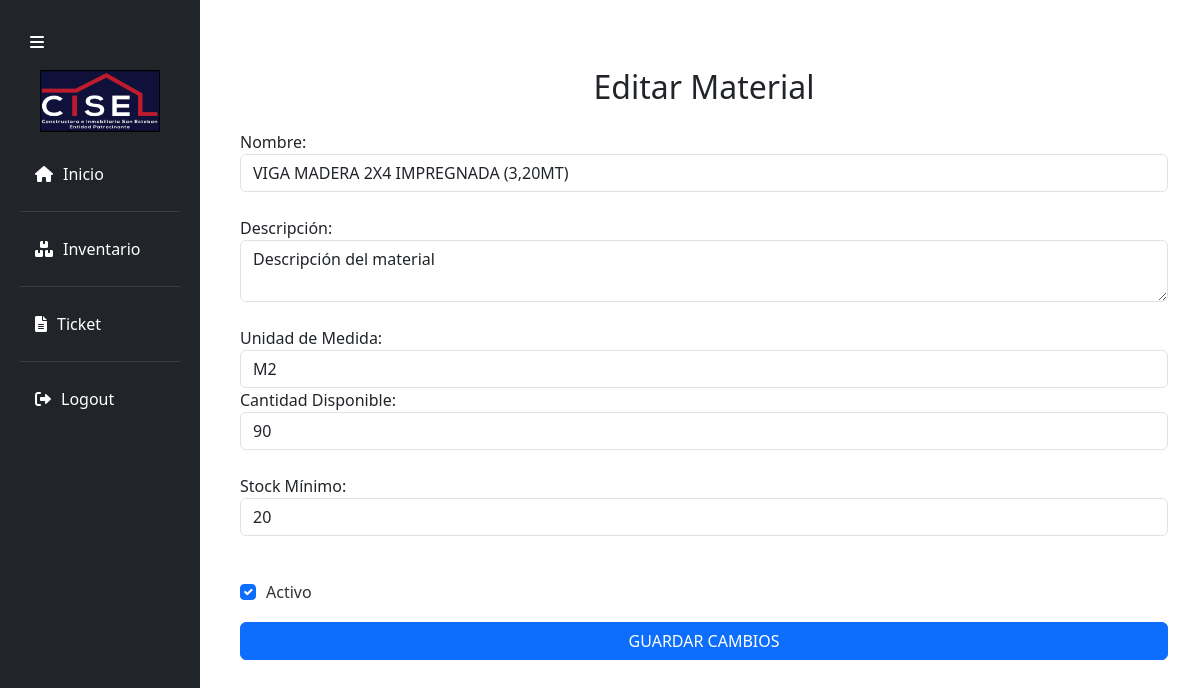
The app's page /editar_material/67/ (signed in), older data.
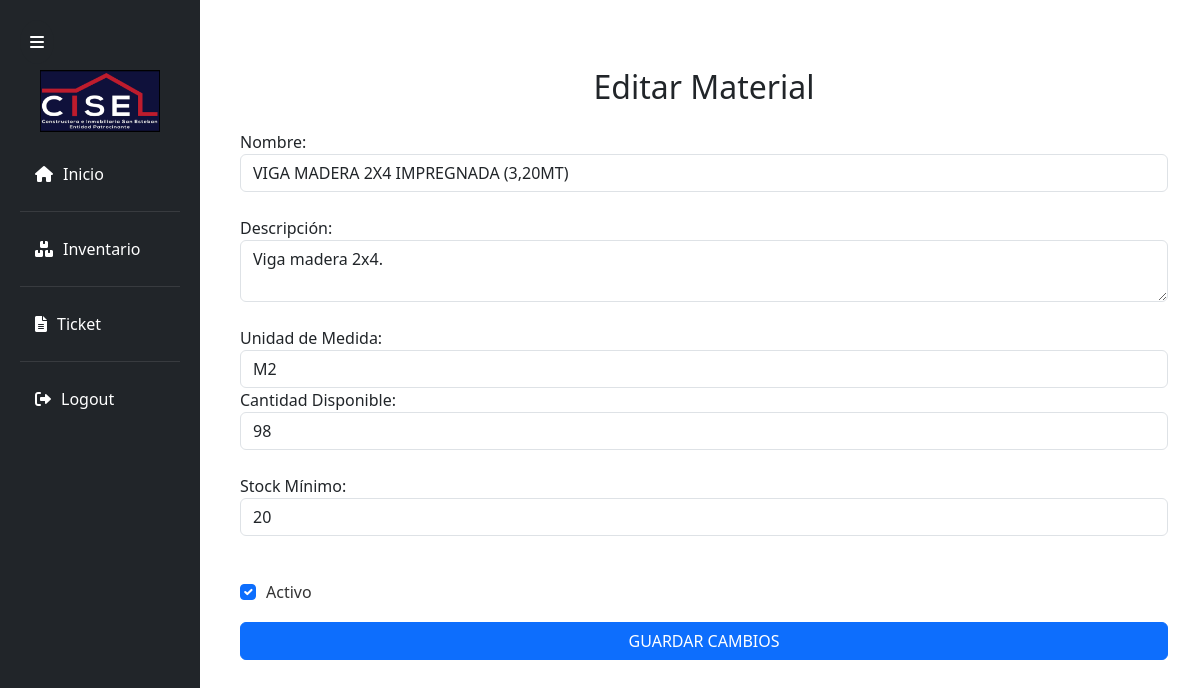
The same page, newer data.
### Polls/models.py (models this page shows, shortened)
class Material(models.Model):
    nombre = models.CharField(max_length=100)
    descripcion = models.TextField(blank=True, null=True)
    unidad_medida = models.ForeignKey('UnidadMedida', on_delete=models.CASCADE)
    cantidad_disponible = models.IntegerField()
    stock = models.IntegerField()
    activo = models.BooleanField(default=True)  # Campo para eliminación lógica

### Polls/views.py (the view)
# urls.py: path('editar_material/<int:material_id>/', views.editar_material, name='editar_material'),
@login_required
@user_passes_test(lambda u: has_role_id(u, JEFE_BODEGA), login_url='/access_denied/')
def editar_material(request, material_id):
    material_db = get_object_or_404(Material, id=material_id)
    if request.method == 'POST':
        form = MaterialForm(request.POST, instance=material_db)
        if form.is_valid():
            form.save()
            api_url = f"{settings.API_BASE_URL}/materiales/{material_id}/"
            payload = {
                "nombre": form.cleaned_data['nombre'],
                "descripcion": form.cleaned_data['descripcion'],
                "unidad_medida": form.cleaned_data['unidad_medida'].descripcion,
                "cantidad_disponible": form.cleaned_data['cantidad_disponible'],
                "stock": form.cleaned_data['stock'],
                "activo": form.cleaned_data['activo']
            }
            headers = {
                'Content-Type': 'application/json'
            }
            try:
                response = requests.patch(api_url, json=payload, headers=headers)
                if response.status_code == 200:
                    messages.success(request, 'Material actualizado correctamente en la base de datos y en la API.')
                else:
                    messages.error(request, f"Error al actualizar en la API: {response.status_code} - {response.text}")
            except requests.exceptions.RequestException as e:
                messages.error(request, f"Error al conectar con la API: {e}")
            return redirect('lista_view')
    else:
        form = MaterialForm(instance=material_db)
    return render(request, 'Modulo_usuario/InventoryView/editar.html', {
        'form': form,
        'material': material_db
    })

### Polls/forms.py
class MaterialForm(forms.ModelForm):
    class Meta:
        model = Material
        fields = ['nombre', 'descripcion', 'unidad_medida', 'cantidad_disponible', 'stock', 'activo']

### Polls/context_processors.py (called while the page is built)
def role_context(request):
    user = request.user
    if user.is_authenticated:
        return {
            'can_access_ticket': user.roles.filter(id=JEFE_BODEGA).exists() or user.roles.filter(id=JEFE_OBRA).exists(),
            'can_access_inventario': user.roles.filter(id=JEFE_BODEGA).exists() or user.roles.filter(id=JEFE_OBRA).exists(),
            'can_access_reportes': user.roles.filter(id=ADMINISTRADOR_OBRA).exists(),
            'is_administrador_obra': user.roles.filter(id=ADMINISTRADOR_OBRA).exists(),
        }
    return {}

### Polls/views.py (called while the page is built)
def has_role_id(user, role_id):
    return user.roles.filter(id=role_id).exists()

### Polls/templates/Modulo_usuario/InventoryView/editar.html (shortened to what this page needs)
{% extends 'Modulo_usuario/base/base.html' %}
{% block content %}
<div class="container my-5">
    <h2 class="text-center mb-4">Editar Material</h2>
    <form method="POST">
        <label for="nombre">Nombre:</label>
        <input type="text" id="nombre" name="nombre" class="form-control" value="{{ material.nombre }}" required><br>
        <label for="descripcion">Descripción:</label>
        <textarea id="descripcion" name="descripcion" class="form-control">{{ material.descripcion }}</textarea><br>
        <label for="unidad_medida">Unidad de Medida:</label>
        <select id="unidad_medida" name="unidad_medida" class="form-control" required>
            <option value="M2" {% if material.unidad_medida == 'M2' %}selected{% endif %}>M2</option>
        </select>
        <label for="cantidad_disponible">Cantidad Disponible:</label>
        <input type="number" id="cantidad_disponible" name="cantidad_disponible" class="form-control" value="{{ material.cantidad_disponible }}" required><br>
        <label for="stock">Stock Mínimo:</label>
        <input type="number" id="stock" name="stock" class="form-control" value="{{ material.stock }}" required><br>
        <div class="form-check">
            <input type="checkbox" id="activo" name="activo" class="form-check-input" {% if material.activo %}checked{% endif %}>
            <label for="activo" class="form-check-label">Activo</label>
        </div>
        <button type="submit" class="btn btn-primary mt-3">Guardar Cambios</button>
    </form>
</div>
{% endblock %}

Row changes from the older to the newer data that the page shows:
changed Material "VIGA MADERA 2X4 IMPREGNADA (3,20MT)": descripcion "Descripción del material" → "Viga madera 2x4."; cantidad_disponible "90" → "98"
